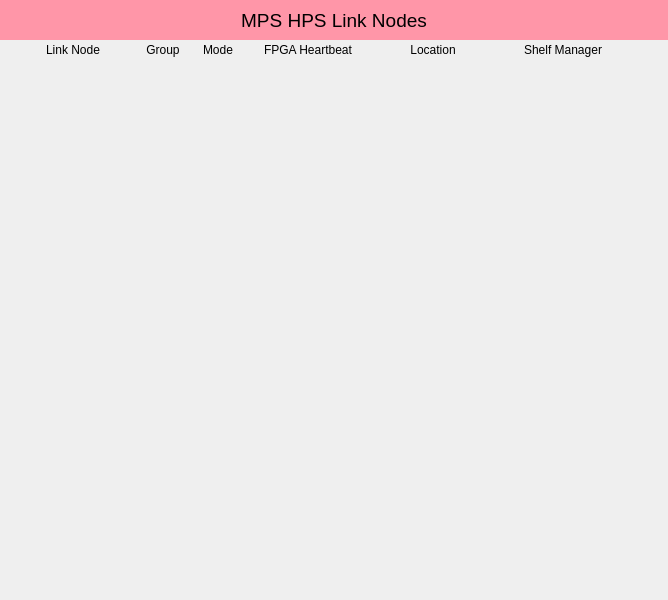
<?xml version="1.0" encoding="UTF-8"?>
<ui version="4.0">
 <class>Form</class>
 <widget class="QWidget" name="Form">
  <property name="geometry">
   <rect>
    <x>0</x>
    <y>0</y>
    <width>668</width>
    <height>600</height>
   </rect>
  </property>
  <property name="minimumSize">
   <size>
    <width>0</width>
    <height>600</height>
   </size>
  </property>
  <property name="maximumSize">
   <size>
    <width>16777215</width>
    <height>16777215</height>
   </size>
  </property>
  <property name="windowTitle">
   <string>MPS HPS Link Nodes</string>
  </property>
  <layout class="QVBoxLayout" name="verticalLayout">
   <property name="spacing">
    <number>0</number>
   </property>
   <property name="leftMargin">
    <number>0</number>
   </property>
   <property name="topMargin">
    <number>0</number>
   </property>
   <property name="rightMargin">
    <number>0</number>
   </property>
   <property name="bottomMargin">
    <number>0</number>
   </property>
   <item>
    <widget class="QLabel" name="label">
     <property name="minimumSize">
      <size>
       <width>0</width>
       <height>40</height>
      </size>
     </property>
     <property name="maximumSize">
      <size>
       <width>16777215</width>
       <height>40</height>
      </size>
     </property>
     <property name="font">
      <font>
       <pointsize>14</pointsize>
      </font>
     </property>
     <property name="styleSheet">
      <string notr="true">background-color: rgb(255, 150, 168);</string>
     </property>
     <property name="text">
      <string>MPS HPS Link Nodes</string>
     </property>
     <property name="alignment">
      <set>Qt::AlignCenter</set>
     </property>
    </widget>
   </item>
   <item>
    <widget class="QFrame" name="frame">
     <property name="minimumSize">
      <size>
       <width>0</width>
       <height>20</height>
      </size>
     </property>
     <property name="maximumSize">
      <size>
       <width>16777215</width>
       <height>20</height>
      </size>
     </property>
     <property name="frameShape">
      <enum>QFrame::NoFrame</enum>
     </property>
     <property name="frameShadow">
      <enum>QFrame::Raised</enum>
     </property>
     <layout class="QHBoxLayout" name="horizontalLayout">
      <property name="spacing">
       <number>5</number>
      </property>
      <property name="leftMargin">
       <number>13</number>
      </property>
      <property name="topMargin">
       <number>0</number>
      </property>
      <property name="rightMargin">
       <number>20</number>
      </property>
      <property name="bottomMargin">
       <number>0</number>
      </property>
      <item>
       <widget class="QLabel" name="label_2">
        <property name="minimumSize">
         <size>
          <width>120</width>
          <height>0</height>
         </size>
        </property>
        <property name="maximumSize">
         <size>
          <width>120</width>
          <height>16777215</height>
         </size>
        </property>
        <property name="text">
         <string>Link Node</string>
        </property>
        <property name="alignment">
         <set>Qt::AlignCenter</set>
        </property>
       </widget>
      </item>
      <item>
       <widget class="QLabel" name="label_3">
        <property name="minimumSize">
         <size>
          <width>50</width>
          <height>0</height>
         </size>
        </property>
        <property name="maximumSize">
         <size>
          <width>50</width>
          <height>16777215</height>
         </size>
        </property>
        <property name="text">
         <string>Group</string>
        </property>
        <property name="alignment">
         <set>Qt::AlignCenter</set>
        </property>
       </widget>
      </item>
      <item>
       <widget class="QLabel" name="label_4">
        <property name="minimumSize">
         <size>
          <width>50</width>
          <height>0</height>
         </size>
        </property>
        <property name="maximumSize">
         <size>
          <width>50</width>
          <height>16777215</height>
         </size>
        </property>
        <property name="text">
         <string>Mode</string>
        </property>
        <property name="alignment">
         <set>Qt::AlignCenter</set>
        </property>
       </widget>
      </item>
      <item>
       <widget class="QLabel" name="label_5">
        <property name="minimumSize">
         <size>
          <width>120</width>
          <height>0</height>
         </size>
        </property>
        <property name="maximumSize">
         <size>
          <width>120</width>
          <height>16777215</height>
         </size>
        </property>
        <property name="text">
         <string>FPGA Heartbeat</string>
        </property>
        <property name="alignment">
         <set>Qt::AlignCenter</set>
        </property>
       </widget>
      </item>
      <item>
       <widget class="QLabel" name="label_6">
        <property name="minimumSize">
         <size>
          <width>120</width>
          <height>0</height>
         </size>
        </property>
        <property name="maximumSize">
         <size>
          <width>120</width>
          <height>16777215</height>
         </size>
        </property>
        <property name="text">
         <string>Location</string>
        </property>
        <property name="alignment">
         <set>Qt::AlignCenter</set>
        </property>
       </widget>
      </item>
      <item>
       <widget class="QLabel" name="label_8">
        <property name="minimumSize">
         <size>
          <width>130</width>
          <height>0</height>
         </size>
        </property>
        <property name="maximumSize">
         <size>
          <width>130</width>
          <height>16777215</height>
         </size>
        </property>
        <property name="text">
         <string>Shelf Manager</string>
        </property>
        <property name="alignment">
         <set>Qt::AlignCenter</set>
        </property>
       </widget>
      </item>
      <item>
       <spacer name="horizontalSpacer">
        <property name="orientation">
         <enum>Qt::Horizontal</enum>
        </property>
        <property name="sizeHint" stdset="0">
         <size>
          <width>40</width>
          <height>20</height>
         </size>
        </property>
       </spacer>
      </item>
     </layout>
    </widget>
   </item>
   <item>
    <widget class="PyDMEmbeddedDisplay" name="PyDMEmbeddedDisplay">
     <property name="toolTip">
      <string/>
     </property>
     <property name="frameShape">
      <enum>QFrame::NoFrame</enum>
     </property>
     <property name="filename" stdset="0">
      <string>mps_global_ln_embed.ui</string>
     </property>
    </widget>
   </item>
   <item>
    <widget class="QFrame" name="frame_2">
     <property name="minimumSize">
      <size>
       <width>0</width>
       <height>50</height>
      </size>
     </property>
     <property name="maximumSize">
      <size>
       <width>16777215</width>
       <height>50</height>
      </size>
     </property>
     <property name="frameShape">
      <enum>QFrame::NoFrame</enum>
     </property>
     <property name="frameShadow">
      <enum>QFrame::Raised</enum>
     </property>
     <widget class="PyDMDrawingImage" name="PyDMDrawingImage">
      <property name="geometry">
       <rect>
        <x>10</x>
        <y>0</y>
        <width>250</width>
        <height>50</height>
       </rect>
      </property>
      <property name="toolTip">
       <string/>
      </property>
      <property name="styleSheet">
       <string notr="true"/>
      </property>
      <property name="filename" stdset="0">
       <string>lcls_mps_lockup_sidebyside_digital.png</string>
      </property>
     </widget>
    </widget>
   </item>
  </layout>
 </widget>
 <customwidgets>
  <customwidget>
   <class>PyDMDrawingImage</class>
   <extends>QWidget</extends>
   <header>pydm.widgets.drawing</header>
  </customwidget>
  <customwidget>
   <class>PyDMEmbeddedDisplay</class>
   <extends>QFrame</extends>
   <header>pydm.widgets.embedded_display</header>
  </customwidget>
 </customwidgets>
 <resources/>
 <connections/>
</ui>
